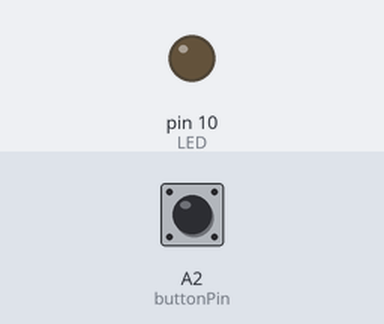
Bench run of a sketch on a simulated Arduino Uno, built with avr-gcc and run on an emulated ATmega328P. On the bench: output pins drawn as LEDs (lit = HIGH). Inputs (shaded band) come from the test bench; at power-on: A2 (buttonPin) LOW. What the sketch prints to the serial monitor is not drawn.

Above: at 1.2 s.
1.3 s: A2 (buttonPin) pulled HIGH for 0.15 s
At 1.37 s:
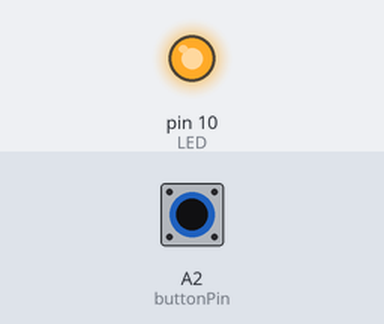
2.9 s: A2 (buttonPin) pulled HIGH for 3.2 s
At 7.3 s:
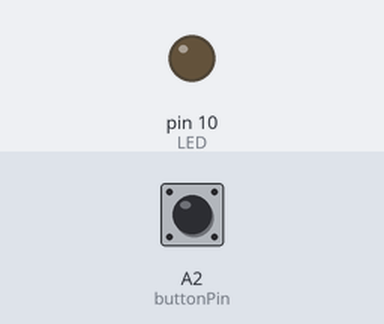
Timing chart, 0 to 8.8 s (numbered marks = the images above; inputs shaded):
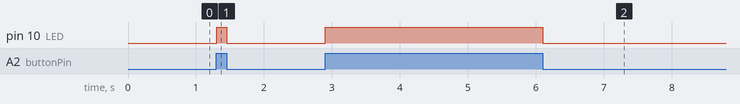

The sketch:

Button-Test.ino
```cpp
const int LED = 10;
const int buttonPin = A2;
bool buttonState = 0;
int buttonFlag = 0;

void setup() {
  Serial.begin(9600);
  pinMode(buttonPin, INPUT);
  pinMode(LED, OUTPUT);

}

void loop(){

  buttonState = digitalRead(buttonPin);
  digitalWrite(LED, buttonState);
  Serial.println(buttonState);
  //delay(200);
}
```

Measured:
- after the input at 1.3 s, pin 10 (LED): LOW → HIGH at once, → LOW 0.15 s later
- after the input at 2.9 s, pin 10 (LED): LOW → HIGH at once, → LOW 3.2 s later
